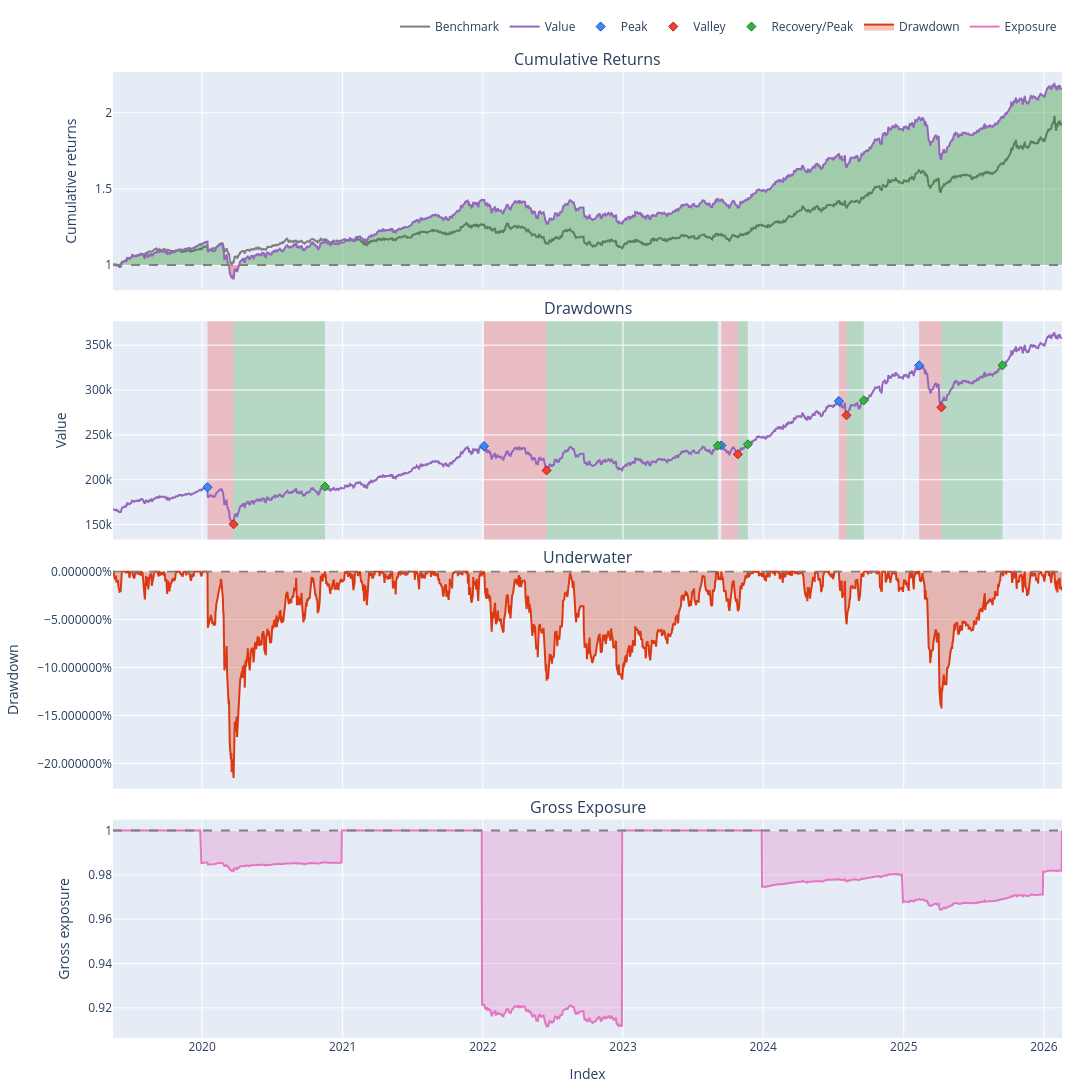
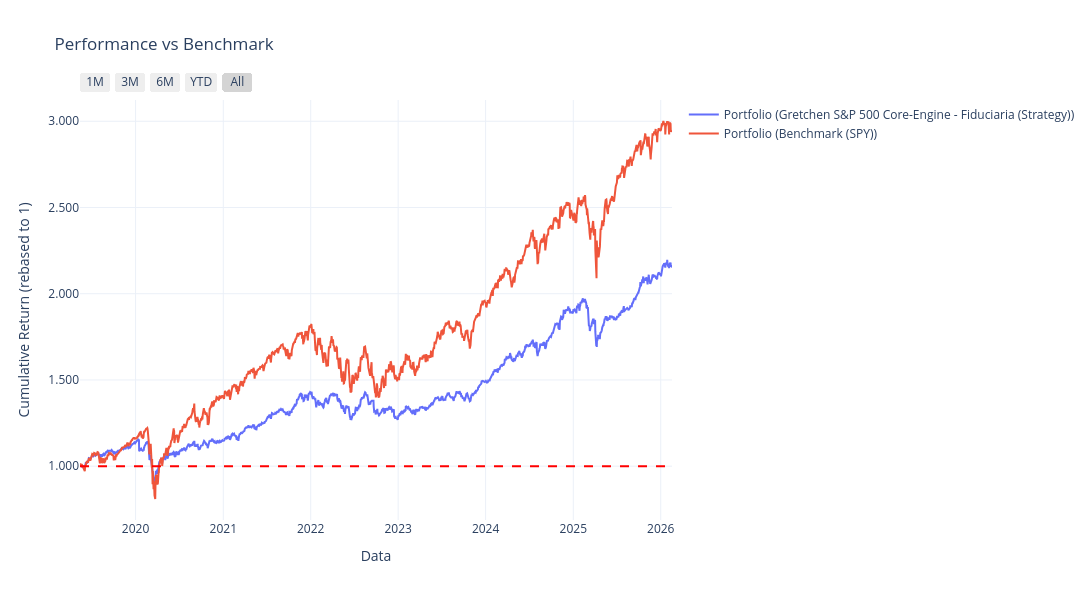
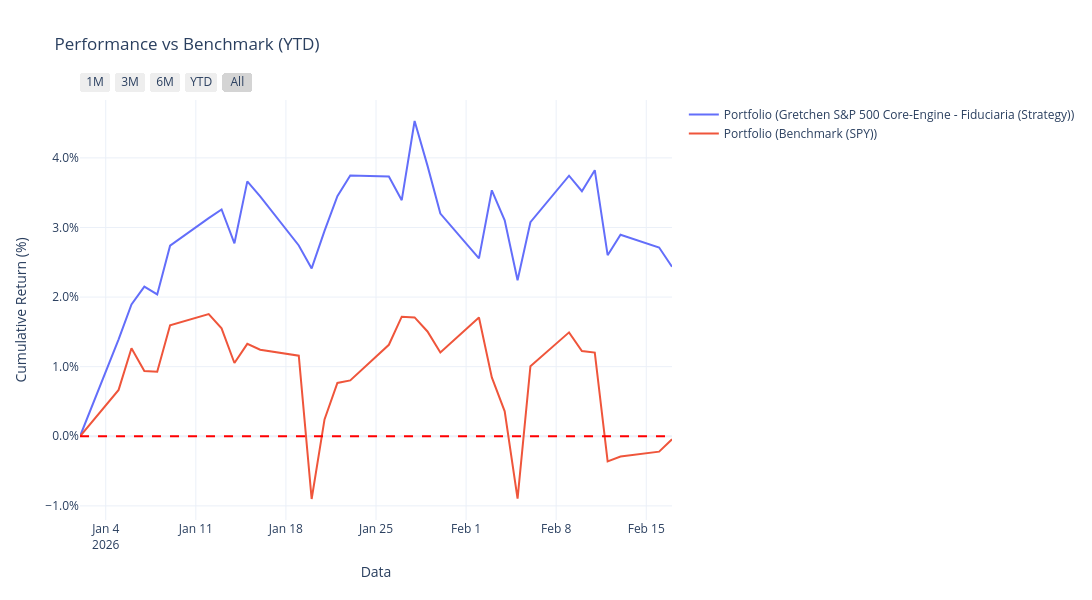
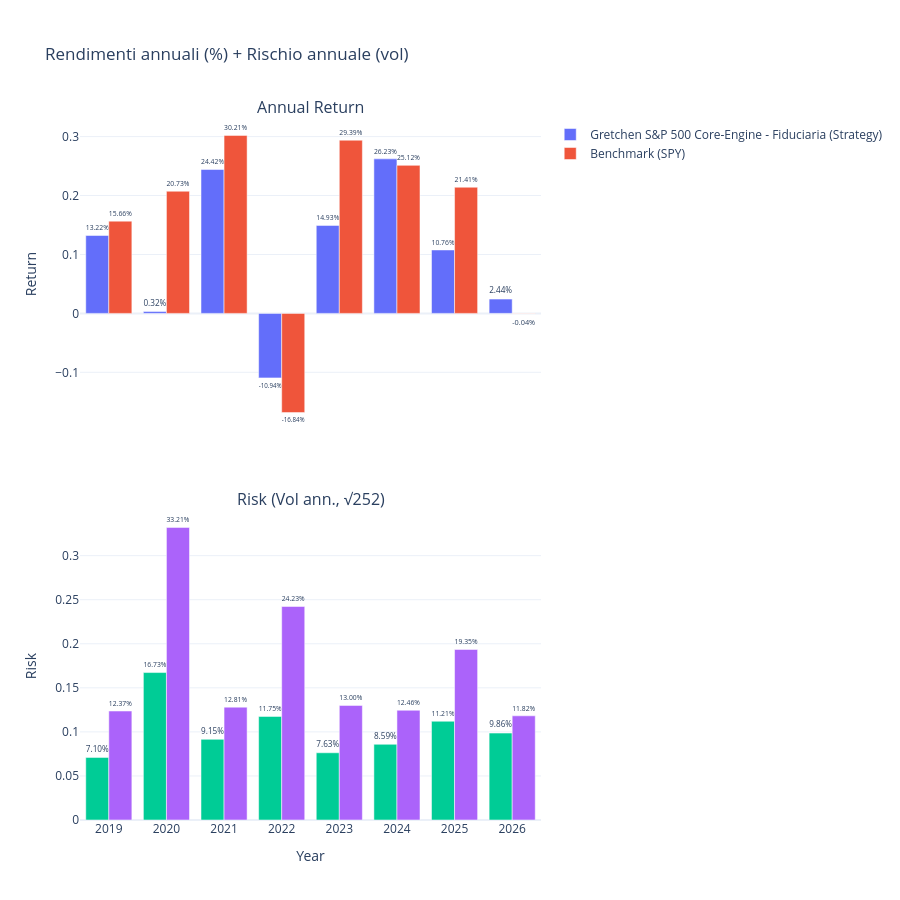

Here is the notebook cell these charts were saved with, in order:
### Code cell
# %run _bootstrap_dev.ipynb

# scelgo la frequenza e analizzo nel dettaglio il portfolio
# rebalance_freq='Y' # Frequenza di ribilanciamento, tipicamente annuale 
                     # oppure scelta in base al multifrequencies test 
rebalance_freq='Y'

# Date di analisi > lo start_date deve essere la data comune meno recente se si vuple un confronto realistico col benchmark (vedi normalize)

# start_date=common_start_date
# start_date='2011-10-20'
# start_date=None

# %run _bootstrap_dev.ipynb

final_portfolio  = run_portfolio_analysis(my_portfolio,
                                          title=my_portfolio_title,
                                          start_date=start_date,
                                          end_date=end_date,
                                          benchmark=benchmark,
                                          init_cash=init_cash,
                                          fees=0,
                                          rebalance_freq=rebalance_freq)

### Figure 1 — Plotly figure (JSON) as saved in the notebook; plotly's stock layout.template omitted (floating-point values rounded to 4 significant figures; data arrays with more than 128 entries replaced by an {"elided": "..."} marker saying what was removed)
{"data": [{"legendgroup": "0", "line": {"color": "#7f7f7f"}, "name": "Benchmark", "showlegend": true, "type": "scatter", "uid": "1c2b9f5d-e4f5-461a-9662-57df23b545d5", "x": {"elided": "1719 str values"}, "xaxis": "x", "y": {"elided": "1719 float values"}, "yaxis": "y"}, {"hoverinfo": "skip", "legendgroup": "1", "line": {"color": "rgba(0, 0, 0, 0)", "width": 0}, "opacity": 0, "showlegend": false, "type": "scatter", "uid": "59d379f2-f9ac-49fa-b160-328536338b54", "x": {"elided": "1719 str values"}, "xaxis": "x", "y": {"elided": "1719 int values"}, "yaxis": "y"}, {"connectgaps": false, "fill": "tonexty", "fillcolor": "rgba(0, 128, 0, 0.3)", "hoverinfo": "skip", "legendgroup": "1", "line": {"color": "rgba(0, 0, 0, 0)", "width": 0}, "opacity": 0, "showlegend": false, "type": "scatter", "uid": "3a13c983-8e43-4875-b8a5-c84424661115", "x": {"elided": "1719 str values"}, "xaxis": "x", "y": {"elided": "1719 float values"}, "yaxis": "y"}, {"hoverinfo": "skip", "legendgroup": "1", "line": {"color": "rgba(0, 0, 0, 0)", "width": 0}, "opacity": 0, "showlegend": false, "type": "scatter", "uid": "e5ef4d0d-9d10-41dc-8351-4304db10aa1e", "x": {"elided": "1719 str values"}, "xaxis": "x", "y": {"elided": "1719 int values"}, "yaxis": "y"}, {"connectgaps": false, "fill": "tonexty", "fillcolor": "rgba(255, 0, 0, 0.3)", "hoverinfo": "skip", "legendgroup": "1", "line": {"color": "rgba(0, 0, 0, 0)", "width": 0}, "opacity": 0, "showlegend": false, "type": "scatter", "uid": "4fba3e99-38d9-4f38-96ba-459a86da88ae", "x": {"elided": "1719 str values"}, "xaxis": "x", "y": {"elided": "1719 float values"}, "yaxis": "y"}, {"legendgroup": "2", "line": {"color": "#9467bd"}, "name": "Value", "showlegend": true, "type": "scatter", "uid": "1c4eea89-d151-4b49-bb7a-512351703e7a", "x": {"elided": "1719 str values"}, "xaxis": "x", "y": {"elided": "1719 float values"}, "yaxis": "y"}, {"hoverinfo": "skip", "legendgroup": "1", "line": {"color": "rgba(0, 0, 0, 0)", "width": 0}, "opacity": 0, "showlegend": false, "type": "scatter", "uid": "056726b7-8d19-4bd0-830a-3826aedd176f", "x": {"elided": "1719 str values"}, "xaxis": "x", "y": {"elided": "1719 int values"}, "yaxis": "y"}, {"legendgroup": "2", "line": {"color": "#9467bd"}, "name": "Value", "showlegend": false, "type": "scatter", "uid": "70b54b8b-d5e1-477f-ab1f-317f393f3078", "x": {"elided": "1719 str values"}, "xaxis": "x2", "y": {"elided": "1719 float values"}, "yaxis": "y2"}, {"customdata": [[24], [59], [61], [84], [101]], "hovertemplate": "Drawdown Id: %{customdata[0]}<br>Peak Timestamp: %{x}<br>Peak Value: %{y}", "legendgroup": "3", "marker": {"color": "#4285F4", "line": {"color": "rgb(11,84,205)", "width": 1}, "size": 7, "symbol": "diamond"}, "mode": "markers", "name": "Peak", "type": "scatter", "uid": "2bfbdaae-8a2b-4a6f-bff4-0d172c0b67d9", "x": ["2020-01-15T00:00:00", "2022-01-04T00:00:00", "2023-09-14T00:00:00", "2024-07-16T00:00:00", "2025-02-10T00:00:00"], "xaxis": "x2", "y": [191600.0, 237500.0, 238300.0, 287800.0, 327500.0], "yaxis": "y2"}, {"customdata": [["24", "-0.21515624947765627", "48 days 00:00:00"], ["59", "-0.1139279522187598", "115 days 00:00:00"], ["61", "-0.041195156419262365", "31 days 00:00:00"], ["84", "-0.055086825948504496", "14 days 00:00:00"], ["101", "-0.14285304050169453", "42 days 00:00:00"]], "hovertemplate": "Drawdown Id: %{customdata[0]}<br>Valley Timestamp: %{x}<br>Valley Value: %{y}<br>Drawdown: %{customdata[1]:.2%}<br>Duration: %{customdata[2]}", "legendgroup": "4", "marker": {"color": "#EA4335", "line": {"color": "rgb(181,31,18)", "width": 1}, "size": 7, "symbol": "diamond"}, "mode": "markers", "name": "Valley", "type": "scatter", "uid": "02859c9c-8b5b-4ffd-b17e-60e386ad4fb5", "x": ["2020-03-23T00:00:00", "2022-06-16T00:00:00", "2023-10-27T00:00:00", "2024-08-05T00:00:00", "2025-04-09T00:00:00"], "xaxis": "x2", "y": [150400.0, 210400.0, 228500.0, 271900.0, 280700.0], "yaxis": "y2"}, {"customdata": [["24", "0.2793767524424844", "167 days 00:00:00"], ["59", "0.1314542456649916", "312 days 00:00:00"], ["61", "0.04803734061650973", "18 days 00:00:00"], ["84", "0.061114426797323276", "32 days 00:00:00"], ["101", "0.16676918605521512", "109 days 00:00:00"]], "hovertemplate": "Drawdown Id: %{customdata[0]}<br>End Timestamp: %{x}<br>End Value: %{y}<br>Return: %{customdata[1]:.2%}<br>Duration: %{customdata[2]}", "legendgroup": "5", "marker": {"color": "#37B13F", "line": {"color": "rgb(38,123,44)", "width": 1}, "size": 7, "symbol": "diamond"}, "mode": "markers", "name": "Recovery/Peak", "type": "scatter", "uid": "a9951edc-6257-4c86-9628-fd0dcd450f17", "x": ["2020-11-16T00:00:00", "2023-09-05T00:00:00", "2023-11-22T00:00:00", "2024-09-19T00:00:00", "2025-09-15T00:00:00"], "xaxis": "x2", "y": [192400.0, 238100.0, 239400.0, 288500.0, 327600.0], "yaxis": "y2"}, {"fill": "tozeroy", "fillcolor": "rgba(220,57,18,0.3000)", "legendgroup": "6", "line": {"color": "#dc3912"}, "name": "Drawdown", "showlegend": true, "type": "scatter", "uid": "462cf326-6507-4921-a650-d37e42604e8c", "x": {"elided": "1719 str values"}, "xaxis": "x3", "y": {"elided": "1719 float values"}, "yaxis": "y3"}, {"hoverinfo": "skip", "legendgroup": "1", "line": {"color": "rgba(0, 0, 0, 0)", "width": 0}, "opacity": 0, "showlegend": false, "type": "scatter", "uid": "8685b602-1c77-48be-87f1-055b696abc12", "x": {"elided": "1719 str values"}, "xaxis": "x4", "y": {"elided": "1719 int values"}, "yaxis": "y4"}, {"connectgaps": false, "fill": "tonexty", "fillcolor": "rgba(227,119,194,0.3000)", "hoverinfo": "skip", "legendgroup": "1", "line": {"color": "rgba(0, 0, 0, 0)", "width": 0}, "opacity": 0, "showlegend": false, "type": "scatter", "uid": "8a4a416a-1dc4-43c9-a380-bbf150d48609", "x": {"elided": "1719 str values"}, "xaxis": "x4", "y": {"elided": "1719 float values"}, "yaxis": "y4"}, {"legendgroup": "7", "line": {"color": "#e377c2"}, "name": "Exposure", "showlegend": true, "type": "scatter", "uid": "b2cd588e-2d93-451f-8ac5-8397348b9bde", "x": {"elided": "1719 str values"}, "xaxis": "x4", "y": {"elided": "1719 float values"}, "yaxis": "y4"}, {"hoverinfo": "skip", "legendgroup": "1", "line": {"color": "rgba(0, 0, 0, 0)", "width": 0}, "opacity": 0, "showlegend": false, "type": "scatter", "uid": "f4f19cef-c273-4ace-8b5c-93d1531a780b", "x": {"elided": "1719 str values"}, "xaxis": "x4", "y": {"elided": "1719 int values"}, "yaxis": "y4"}], "layout": {"annotations": [{"font": {"size": 16}, "showarrow": false, "text": "Cumulative Returns", "x": 0.5, "xanchor": "center", "xref": "paper", "y": 1, "yanchor": "bottom", "yref": "paper"}, {"font": {"size": 16}, "showarrow": false, "text": "Drawdowns", "x": 0.5, "xanchor": "center", "xref": "paper", "y": 0.742, "yanchor": "bottom", "yref": "paper"}, {"font": {"size": 16}, "showarrow": false, "text": "Underwater", "x": 0.5, "xanchor": "center", "xref": "paper", "y": 0.484, "yanchor": "bottom", "yref": "paper"}, {"font": {"size": 16}, "showarrow": false, "text": "Gross Exposure", "x": 0.5, "xanchor": "center", "xref": "paper", "y": 0.226, "yanchor": "bottom", "yref": "paper"}], "height": 1250, "legend": {"orientation": "h", "traceorder": "normal", "x": 1, "xanchor": "right", "y": 1.032, "yanchor": "bottom"}, "margin": {"b": 30, "l": 30, "r": 30, "t": 30}, "shapes": [{"line": {"color": "gray", "dash": "dash"}, "type": "line", "x0": 0, "x1": 1, "xref": "paper", "y0": 1, "y1": 1, "yref": "y"}, {"fillcolor": "red", "layer": "below", "line": {"width": 0}, "opacity": 0.2, "type": "rect", "x0": "2020-01-15T00:00:00", "x1": "2020-03-23T00:00:00", "xref": "x2", "y0": 0.516, "y1": 0.742, "yref": "paper"}, {"fillcolor": "red", "layer": "below", "line": {"width": 0}, "opacity": 0.2, "type": "rect", "x0": "2022-01-04T00:00:00", "x1": "2022-06-16T00:00:00", "xref": "x2", "y0": 0.516, "y1": 0.742, "yref": "paper"}, {"fillcolor": "red", "layer": "below", "line": {"width": 0}, "opacity": 0.2, "type": "rect", "x0": "2023-09-14T00:00:00", "x1": "2023-10-27T00:00:00", "xref": "x2", "y0": 0.516, "y1": 0.742, "yref": "paper"}, {"fillcolor": "red", "layer": "below", "line": {"width": 0}, "opacity": 0.2, "type": "rect", "x0": "2024-07-16T00:00:00", "x1": "2024-08-05T00:00:00", "xref": "x2", "y0": 0.516, "y1": 0.742, "yref": "paper"}, {"fillcolor": "red", "layer": "below", "line": {"width": 0}, "opacity": 0.2, "type": "rect", "x0": "2025-02-10T00:00:00", "x1": "2025-04-09T00:00:00", "xref": "x2", "y0": 0.516, "y1": 0.742, "yref": "paper"}, {"fillcolor": "green", "layer": "below", "line": {"width": 0}, "opacity": 0.2, "type": "rect", "x0": "2020-03-23T00:00:00", "x1": "2020-11-16T00:00:00", "xref": "x2", "y0": 0.516, "y1": 0.742, "yref": "paper"}, {"fillcolor": "green", "layer": "below", "line": {"width": 0}, "opacity": 0.2, "type": "rect", "x0": "2022-06-16T00:00:00", "x1": "2023-09-05T00:00:00", "xref": "x2", "y0": 0.516, "y1": 0.742, "yref": "paper"}, {"fillcolor": "green", "layer": "below", "line": {"width": 0}, "opacity": 0.2, "type": "rect", "x0": "2023-10-27T00:00:00", "x1": "2023-11-22T00:00:00", "xref": "x2", "y0": 0.516, "y1": 0.742, "yref": "paper"}, {"fillcolor": "green", "layer": "below", "line": {"width": 0}, "opacity": 0.2, "type": "rect", "x0": "2024-08-05T00:00:00", "x1": "2024-09-19T00:00:00", "xref": "x2", "y0": 0.516, "y1": 0.742, "yref": "paper"}, {"fillcolor": "green", "layer": "below", "line": {"width": 0}, "opacity": 0.2, "type": "rect", "x0": "2025-04-09T00:00:00", "x1": "2025-09-15T00:00:00", "xref": "x2", "y0": 0.516, "y1": 0.742, "yref": "paper"}, {"line": {"color": "gray", "dash": "dash"}, "type": "line", "x0": 0, "x1": 1, "xref": "paper", "y0": 0, "y1": 0, "yref": "y3"}, {"line": {"color": "gray", "dash": "dash"}, "type": "line", "x0": 0, "x1": 1, "xref": "paper", "y0": 1, "y1": 1, "yref": "y4"}], "showlegend": true, "width": 1100, "xaxis": {"anchor": "y", "domain": [0, 1], "matches": "x4", "showticklabels": false}, "xaxis2": {"anchor": "y2", "domain": [0, 1], "matches": "x4", "showticklabels": false}, "xaxis3": {"anchor": "y3", "domain": [0, 1], "matches": "x4", "showticklabels": false}, "xaxis4": {"anchor": "y4", "domain": [0, 1], "title": {"text": "Index"}}, "yaxis": {"anchor": "x", "domain": [0.774, 1], "title": {"text": "Cumulative returns"}}, "yaxis2": {"anchor": "x2", "domain": [0.516, 0.742], "title": {"text": "Value"}}, "yaxis3": {"anchor": "x3", "domain": [0.258, 0.484], "tickformat": "%", "title": {"text": "Drawdown"}}, "yaxis4": {"anchor": "x4", "domain": [0, 0.226], "title": {"text": "Gross exposure"}}}}

### Figure 2 — Plotly figure (JSON) as saved in the notebook; plotly's stock layout.template omitted (floating-point values rounded to 4 significant figures; data arrays with more than 128 entries replaced by an {"elided": "..."} marker saying what was removed)
{"data": [{"mode": "lines", "name": "Portfolio (Gretchen S&P 500 Core-Engine - Fiduciaria (Strategy))", "type": "scatter", "x": {"elided": "1719 str values"}, "y": {"elided": "1719 float values"}}, {"mode": "lines", "name": "Portfolio (Benchmark (SPY))", "type": "scatter", "x": {"elided": "1719 str values"}, "y": {"elided": "1719 float values"}}], "layout": {"height": 600, "hovermode": "x unified", "legend": {"orientation": "v", "x": 1.02, "xanchor": "left", "y": 1, "yanchor": "auto"}, "margin": {"t": 100}, "shapes": [{"line": {"color": "red", "dash": "dash", "width": 2}, "type": "line", "x0": 0, "x1": 1, "xref": "x domain", "y0": 1, "y1": 1, "yref": "y"}], "title": {"text": "Performance vs Benchmark"}, "width": 1100, "xaxis": {"rangeselector": {"buttons": [{"count": 1, "label": "1M", "step": "month", "stepmode": "backward"}, {"count": 3, "label": "3M", "step": "month", "stepmode": "backward"}, {"count": 6, "label": "6M", "step": "month", "stepmode": "backward"}, {"count": 1, "label": "YTD", "step": "year", "stepmode": "todate"}, {"label": "All", "step": "all"}]}, "title": {"text": "Data"}}, "yaxis": {"tickformat": ".3f", "title": {"text": "Cumulative Return (rebased to 1)"}}}}

### Figure 3 — Plotly figure (JSON) as saved in the notebook; plotly's stock layout.template omitted (floating-point values rounded to 4 significant figures)
{"data": [{"mode": "lines", "name": "Portfolio (Gretchen S&P 500 Core-Engine - Fiduciaria (Strategy))", "type": "scatter", "x": ["2026-01-02T00:00:00", "2026-01-05T00:00:00", "2026-01-06T00:00:00", "2026-01-07T00:00:00", "2026-01-08T00:00:00", "2026-01-09T00:00:00", "2026-01-12T00:00:00", "2026-01-13T00:00:00", "2026-01-14T00:00:00", "2026-01-15T00:00:00", "2026-01-16T00:00:00", "2026-01-19T00:00:00", "2026-01-20T00:00:00", "2026-01-21T00:00:00", "2026-01-22T00:00:00", "2026-01-23T00:00:00", "2026-01-26T00:00:00", "2026-01-27T00:00:00", "2026-01-28T00:00:00", "2026-01-29T00:00:00", "2026-01-30T00:00:00", "2026-02-02T00:00:00", "2026-02-03T00:00:00", "2026-02-04T00:00:00", "2026-02-05T00:00:00", "2026-02-06T00:00:00", "2026-02-09T00:00:00", "2026-02-10T00:00:00", "2026-02-11T00:00:00", "2026-02-12T00:00:00", "2026-02-13T00:00:00", "2026-02-16T00:00:00", "2026-02-17T00:00:00"], "y": [0, 0.01393, 0.01893, 0.02151, 0.02039, 0.02738, 0.03134, 0.03259, 0.02772, 0.03662, 0.03447, 0.02742, 0.02412, 0.0295, 0.0345, 0.03747, 0.03732, 0.03392, 0.0453, 0.03889, 0.032, 0.02557, 0.03534, 0.03102, 0.02242, 0.03076, 0.03743, 0.03521, 0.03823, 0.02602, 0.02896, 0.02712, 0.02436]}, {"mode": "lines", "name": "Portfolio (Benchmark (SPY))", "type": "scatter", "x": ["2026-01-02T00:00:00", "2026-01-05T00:00:00", "2026-01-06T00:00:00", "2026-01-07T00:00:00", "2026-01-08T00:00:00", "2026-01-09T00:00:00", "2026-01-12T00:00:00", "2026-01-13T00:00:00", "2026-01-14T00:00:00", "2026-01-15T00:00:00", "2026-01-16T00:00:00", "2026-01-19T00:00:00", "2026-01-20T00:00:00", "2026-01-21T00:00:00", "2026-01-22T00:00:00", "2026-01-23T00:00:00", "2026-01-26T00:00:00", "2026-01-27T00:00:00", "2026-01-28T00:00:00", "2026-01-29T00:00:00", "2026-01-30T00:00:00", "2026-02-02T00:00:00", "2026-02-03T00:00:00", "2026-02-04T00:00:00", "2026-02-05T00:00:00", "2026-02-06T00:00:00", "2026-02-09T00:00:00", "2026-02-10T00:00:00", "2026-02-11T00:00:00", "2026-02-12T00:00:00", "2026-02-13T00:00:00", "2026-02-16T00:00:00", "2026-02-17T00:00:00"], "y": [0, 0.00666, 0.01265, 0.009383, 0.00928, 0.01596, 0.01755, 0.01552, 0.01052, 0.01328, 0.01243, 0.01158, -0.009013, 0.002424, 0.007659, 0.008025, 0.01314, 0.01718, 0.01708, 0.01506, 0.01203, 0.01706, 0.008464, 0.003579, -0.008955, 0.01006, 0.01493, 0.01225, 0.01202, -0.003617, -0.002915, -0.002212, -0.0004267]}], "layout": {"height": 600, "hovermode": "x unified", "legend": {"orientation": "v", "x": 1.02, "xanchor": "left", "y": 1, "yanchor": "auto"}, "margin": {"t": 100}, "shapes": [{"line": {"color": "red", "dash": "dash", "width": 2}, "type": "line", "x0": 0, "x1": 1, "xref": "x domain", "y0": 0, "y1": 0, "yref": "y"}], "title": {"text": "Performance vs Benchmark (YTD)"}, "width": 1100, "xaxis": {"rangeselector": {"buttons": [{"count": 1, "label": "1M", "step": "month", "stepmode": "backward"}, {"count": 3, "label": "3M", "step": "month", "stepmode": "backward"}, {"count": 6, "label": "6M", "step": "month", "stepmode": "backward"}, {"count": 1, "label": "YTD", "step": "year", "stepmode": "todate"}, {"label": "All", "step": "all"}]}, "title": {"text": "Data"}}, "yaxis": {"tickformat": ".1%", "title": {"text": "Cumulative Return (%)"}}}}

### Figure 4 — Plotly figure (JSON) as saved in the notebook; plotly's stock layout.template omitted (floating-point values rounded to 4 significant figures)
{"data": [{"name": "Gretchen S&P 500 Core-Engine - Fiduciaria (Strategy)", "opacity": 1, "text": ["13.22%", "0.32%", "24.42%", "-10.94%", "14.93%", "26.23%", "10.76%", "2.44%"], "textposition": "outside", "type": "bar", "x": ["2019", "2020", "2021", "2022", "2023", "2024", "2025", "2026"], "xaxis": "x", "y": [0.1322, 0.003241, 0.2442, -0.1094, 0.1493, 0.2623, 0.1076, 0.02436], "yaxis": "y"}, {"name": "Benchmark (SPY)", "opacity": 1, "text": ["15.66%", "20.73%", "30.21%", "-16.84%", "29.39%", "25.12%", "21.41%", "-0.04%"], "textposition": "outside", "type": "bar", "x": ["2019", "2020", "2021", "2022", "2023", "2024", "2025", "2026"], "xaxis": "x", "y": [0.1566, 0.2073, 0.3021, -0.1684, 0.2939, 0.2512, 0.2141, -0.0004267], "yaxis": "y"}, {"name": "Gretchen S&P 500 Core-Engine - Fiduciaria (Strategy)", "opacity": 1, "showlegend": false, "text": ["7.10%", "16.73%", "9.15%", "11.75%", "7.63%", "8.59%", "11.21%", "9.86%"], "textposition": "outside", "type": "bar", "x": ["2019", "2020", "2021", "2022", "2023", "2024", "2025", "2026"], "xaxis": "x2", "y": [0.07105, 0.1673, 0.09154, 0.1175, 0.07629, 0.08591, 0.1121, 0.09863], "yaxis": "y2"}, {"name": "Benchmark (SPY)", "opacity": 1, "showlegend": false, "text": ["12.37%", "33.21%", "12.81%", "24.23%", "13.00%", "12.46%", "19.35%", "11.82%"], "textposition": "outside", "type": "bar", "x": ["2019", "2020", "2021", "2022", "2023", "2024", "2025", "2026"], "xaxis": "x2", "y": [0.1237, 0.3321, 0.1281, 0.2423, 0.13, 0.1246, 0.1935, 0.1182], "yaxis": "y2"}], "layout": {"annotations": [{"font": {"size": 16}, "showarrow": false, "text": "Annual Return", "x": 0.5, "xanchor": "center", "xref": "paper", "y": 1, "yanchor": "bottom", "yref": "paper"}, {"font": {"size": 16}, "showarrow": false, "text": "Risk (Vol ann., √252)", "x": 0.5, "xanchor": "center", "xref": "paper", "y": 0.44, "yanchor": "bottom", "yref": "paper"}], "barmode": "group", "height": 900, "margin": {"t": 120}, "title": {"text": "Rendimenti annuali (%) + Rischio annuale (vol)"}, "xaxis": {"anchor": "y", "domain": [0, 1], "matches": "x2", "showticklabels": false}, "xaxis2": {"anchor": "y2", "domain": [0, 1], "title": {"text": "Year"}}, "yaxis": {"anchor": "x", "domain": [0.56, 1], "title": {"text": "Return"}}, "yaxis2": {"anchor": "x2", "domain": [0, 0.44], "title": {"text": "Risk"}}}}
